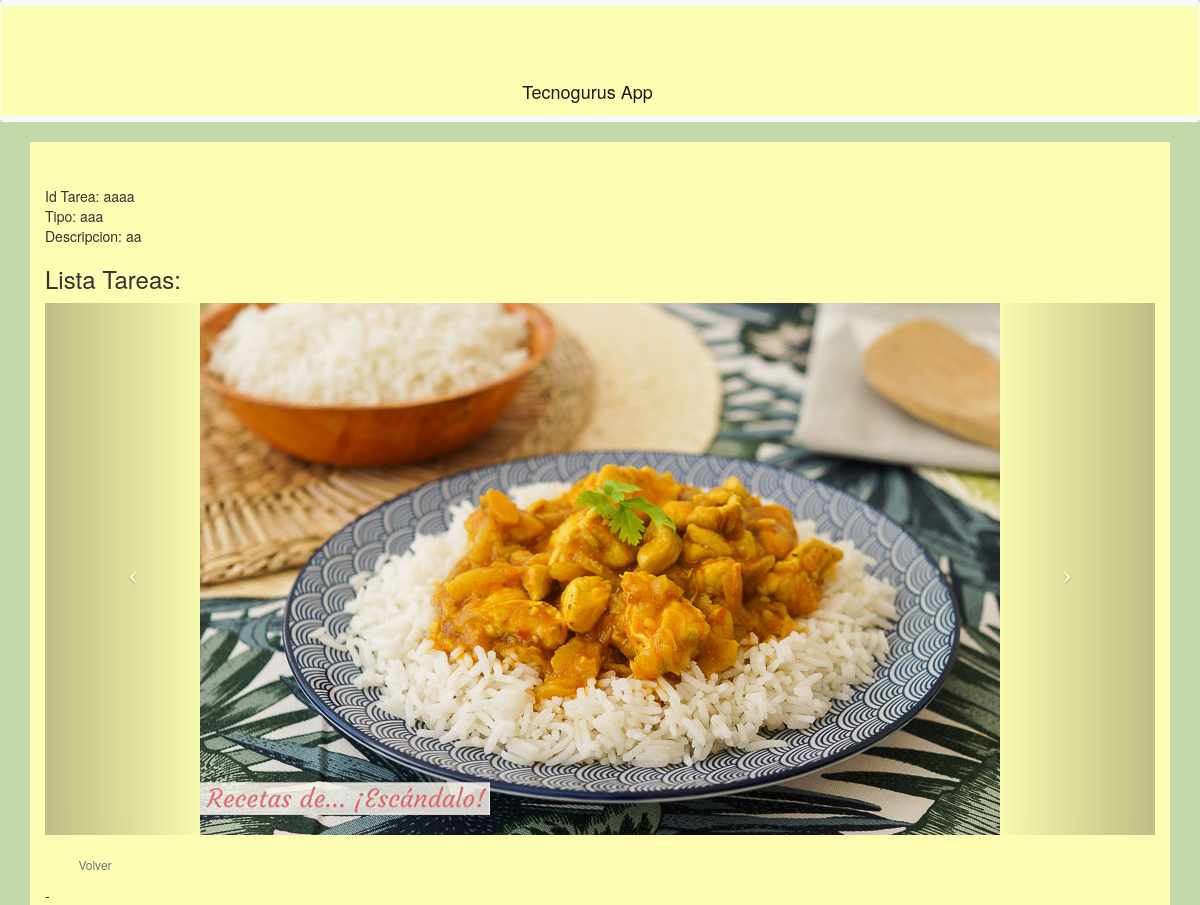
The page /tarea/aaaa on the database its author committed.
### tecnogurus/models.py (models this page shows, shortened)
class Tarea(models.Model):
    id_tarea    = models.CharField(max_length = 10)
    tipo_tarea  = models.CharField(max_length = 20)
    descripcion = models.CharField(max_length = 140)
    image_list  = models.ForeignKey(ImageList, on_delete = models.CASCADE, null = True)
    encargado   = models.ForeignKey(Alumno, on_delete = models.CASCADE, default='')

class Image(models.Model):
    id_image        = models.CharField(max_length = 35)
    imagen          = models.FileField(upload_to='img', null=True)

### tecnogurus/views.py (the view)
# urls.py: path('tarea/<str:id_tarea>', views.tarea, name='tarea')
def tarea(request, id_tarea):
    tarea=Tarea.objects.get(id_tarea=id_tarea)
    lista=ImageList.objects.get(id_image_list=tarea.image_list.id_image_list)
    Limages=lista.images_id.all()
    return render(request, 'tarea.html', {'tarea': tarea, 'Limages':Limages, 'id_image_list':tarea.image_list.id_image_list})

### tecnogurus/templates/tarea.html (shortened to what this page needs)
{% extends "base.html" %}
{% block content %}
<head><title>Pagina de Tareas</title></head>
      <div class="container">
        <ul class="info-tareas">
          <li> Id Tarea: {{ tarea.id_tarea }}</li>
          <li> Tipo: {{tarea.tipo_tarea}}</li>
          <li> Descripcion: {{tarea.descripcion}}</li>
			{% if id_image_list != 'No Pictograma' %}
<div class="containerListT">
	<div class="ListaImagenes">
		<h3>Lista Tareas:</h3>
		<div class="carousel" id="demo-carousel" data-wrap="false" data-interval="false" data-ride="carousel">
  			<div class="carousel-inner" role="listbox">
    			{% for image in Limages %}
      				{% if forloop.first %}
        				<div class="carousel-item active">
      				{% else %}
        				<div class="carousel-item">
      				{% endif %}
					{% if image.imagen %}
          				<img class="img-responsive center-block" src=' /static/{{ image.imagen }} ' alt="Image">
					{% endif %}
       				</div>
    			{%endfor%}
			 <a class="left carousel-control" href="#demo-carousel" role="button" data-slide="prev">
        		<span class="icon-prev" aria-hidden="true"></span><span class="sr-only">Previous</span></a>
      		<a class="right carousel-control" href="#demo-carousel" role="button" data-slide="next">
          		<span class="icon-next" aria-hidden="true"></span><span class="sr-only">Next</span></a>
			</div>
	{% endif %}
	<a href="{% url 'fin_tarea' %}"><button class="btn btn-sm btn-outline-secondary" type="button" >Volver</button></a>
    </div>
{% endblock %}

### static/css/style.css (style rules this page uses)
ul { list-style-type: none; margin: 0; padding: 0; }
* { padding: 0px; margin: 0px; box-sizing: border-box; }
body { background-color: #c4d9a9; }
.info-tareas { margin-top: 4%; }
.container { position: relative; background-color:#fbfeb2; }
button { background: slateblue; color: white; width: 100px; height: 40px; border: none; cursor: pointer; border-radius: 10px; font-size: 14px; margin-top: 10px; }

### rows shown on the page
Tarea: id_tarea "aaaa", tipo_tarea "aaa", descripcion "aa"
Image: imagen (picture)
